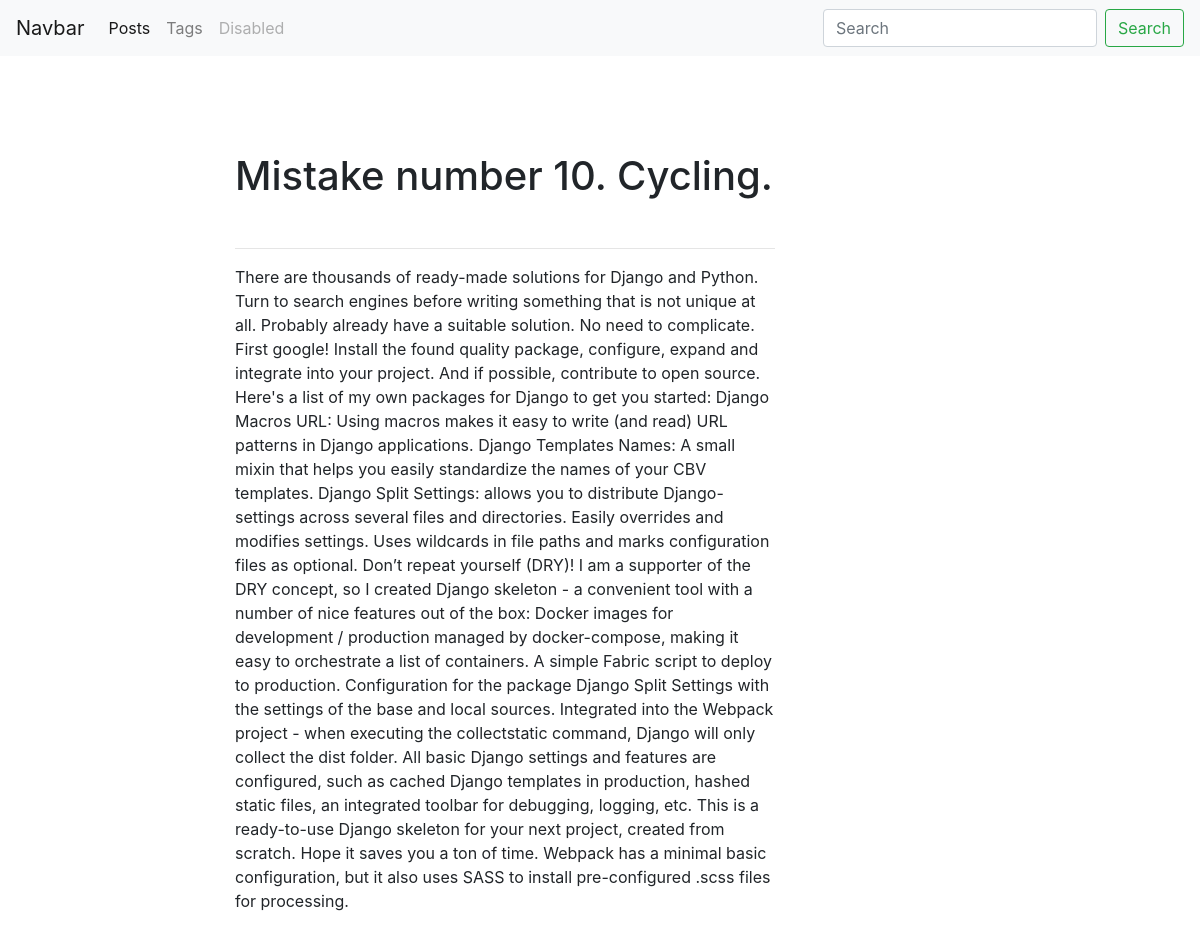
/blog/post/mistake-number-10-cycling_1577195864/, run on the app's committed database.
### blog/models.py (models this page shows, shortened)
class Post(models.Model):
    title = models.CharField(max_length=150, db_index=True)
    slug = models.SlugField(max_length=150, blank=True, unique=True)
    body = models.TextField(blank=True, db_index=True)
    tags = models.ManyToManyField('Tag', blank=True, related_name='posts')
    date_pub = models.DateTimeField(auto_now_add=True)
    class Meta:
        ordering = ['-date_pub']

### blog/views.py (the view)
# urls.py: path('post/<str:slug>/', PostDetail.as_view(), name="post_detail_url"),
class PostDetail(ObjectDetailMixin, View):
    model = Post
    template = 'blog/post_detail.html'

### blog/utils.py (called while the page is built)
    def get(self, request, slug):
        obj = get_object_or_404(self.model, slug=slug)
        return render(request, self.template, context={self.model.__name__.lower(): obj, 'admin_object': obj, 'detail': True})

### blog/templates/blog/post_detail.html (shortened to what this page needs)
{% extends 'blog/base_blog.html' %}
{% block content %}
      <h1 class="mt-5">
          {{ post.title }}
      </h1>
      <br>
      <hr>
      <p>
          {{ post.body }}
      </p>
{% endblock %}

### data on the page
Post: title "Mistake number 10. Cycling.", body "There are thousands of ready-made solutions for Django and Python. Turn to search engines before writing something that is not unique at all. Probably already have a suitable solution. No need to complicate. First google! Install the found quality package, configure, expand and integrate into your project. And if possible, contribute to open source. Here's a list of my own packages for Django to get you started: Django Macros URL: Using macros makes it easy to write (and read) URL patterns in Django applications. Django Templates Names: A small mixin that helps you easily standardize the names of your CBV templates. Django Split Settings: allows you to distribute Django-settings across…"
